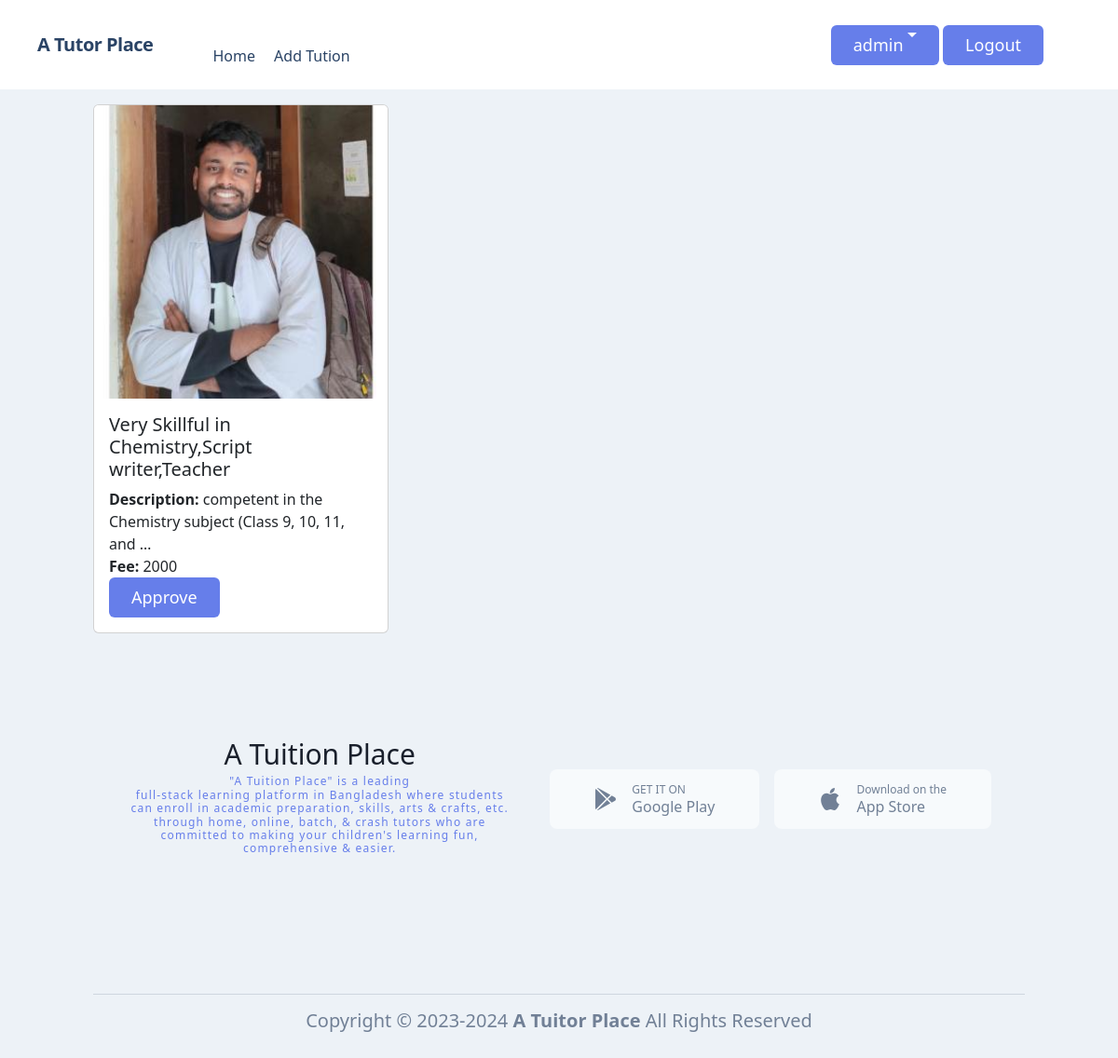
The app's page /profiles/usertuitions/ (signed in) with its own data.
### tuitions/models.py (models this page shows, shortened)
class TuitionsModel(models.Model):
    user = models.ForeignKey(
        User, on_delete=models.CASCADE, blank=True, null=True)
    title = models.CharField(max_length=100)
    description = models.TextField()
    books_img = models.ImageField(
        upload_to='tuitions/media/uploads/', blank=True, null=True)
    fee = models.IntegerField()
    cls = models.ManyToManyField(UserClassModel)
    is_apply = models.BooleanField(default=False)
    tuition_types = models.CharField(
        choices=TUITION_TYPES, max_length=10, default="Pending")

### profiles/views.py (the view)
# urls.py: path('usertuitions/', views.userTuitions, name='usertuitions'),
def userTuitions(request):
    tuition = TuitionsModel.objects.all()
    return render(request, 'tuitions_data.html', {'tuitions': tuition})

### profiles/templates/tuitions_data.html (shortened to what this page needs)
{% extends "base.html" %}
{% load static %}
{% load crispy_forms_tags %}
{% block content %}
<section class='container my-3'>
    {% if request.user.is_superuser %}
        <div class="row row-cols-1 row-cols-md-3 g-4">
            {% for tuition in tuitions %}
            {% if tuition.is_apply %}
            <div class="col">
                <div class="card h-100">
                    <img src="{{ tuition.books_img.url }}" class="card-img-top" alt="">
                    <div class="card-body">
                        <h5 class="card-title text-xl">{{tuition.title}}</h5>
                        <p class="card-text"><span class='fw-bold'>Description: </span>{{tuition.description |truncatewords:10}}</p>
                        <p class="card-text"><span class='fw-bold'>Fee: </span> {{tuition.fee}}</p>
                        <a href="{% url "admin_aprove" tuition.id %}" class='inline-flex text-white bg-indigo-500 border-0 py-2 px-6 focus:outline-none hover:bg-indigo-600 rounded text-lg' type='submit'>Approve</a>
                    </div>
                </div>
            </div>
            {% endif %}
            {% endfor %}
        </div>
    {%endif%}
</section>
{% endblock %}

### core/templates/nav.html (shortened to what this page needs)
<nav class="flex items-center justify-between flex-wrap bg-white p-6 px-10">
    <div class="flex items-center flex-shrink-0 text-white mr-6">
        <span class="font-semibold text-xl tracking-tight text-blue-900"><a href="/">A Tutor Place</a></span>
    </div>
    <div class="w-full block flex-grow lg:flex lg:items-center lg:w-auto px-10">
            <div class="text-md lg:flex-grow">
                <a href="{% url "home" %}" class="block mt-4 lg:inline-block lg:mt-0 text-blue-900 hover:text-red-900 hover:font-black mr-4">
                    Home
                </a>
                {% if request.user.is_superuser%}
                <a href="{% url "add_tuition" %}" class="block mt-4 lg:inline-block lg:mt-0 text-blue-900 hover:text-red-900 hover:font-black mr-4">
                    Add Tution
                </a>
                {% endif %}
            </div>
            {% if request.user.is_authenticated %}
            <div class="flex w-auto items-center">
                <div class="dropdown">
                    <a class="dropdown-toggle inline-flex text-white bg-indigo-500 border-0 py-2 px-6 focus:outline-none hover:bg-indigo-600 rounded text-lg" href="#" role="button" data-bs-toggle="dropdown" aria-expanded="false">
                        {{ request.user.first_name }}
                    </a>
                    </div>
                <div><a href="{% url "logout" %}" class="inline-flex text-white bg-indigo-500 border-0 py-2 px-6 focus:outline-none hover:bg-indigo-600 rounded text-lg ms-1">Logout</a></div>
            </div>
        {% endif %}
    </div>
</nav>

### records on screen
TuitionsModel: books_img (picture), title "Very Skillful in Chemistry,Script writer,Teacher", description "competent in the Chemistry subject (Class 9, 10, 11, and …", fee "2000"

### other values on screen
{{ request.user.first_name }} "admin"
